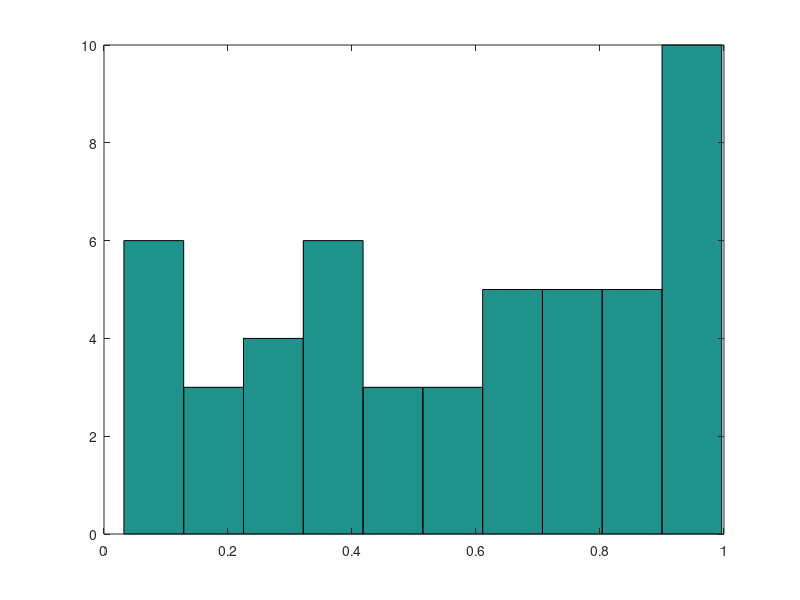
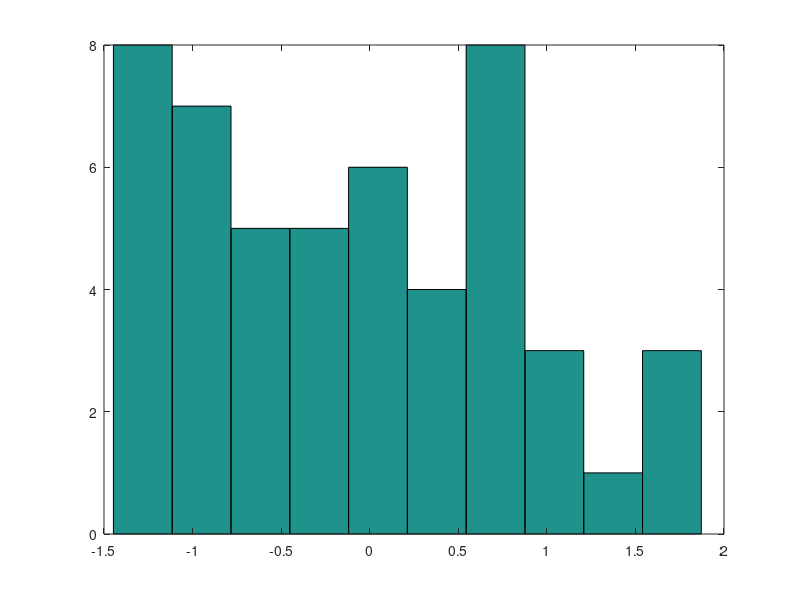

The MATLAB source for these figures, in order:
% Group Project 2 
% 

rand_data = rand(1,50);
randn_data = randn(1,50);
bu_football_data = []; 
bu_football_years = [];

figure
hist(rand_data);

figure
hist(randn_data);

%% statistics

rand_data_mean = mean(rand_data);
randn_data_mean = mean(randn_data);
bu_football_data = mean(bu_football_data);

rand_data_median = median(rand_data);
randn_data_median = median(randn_data);
bu_football_data_median = median(bu_football_data);

rand_data_std = std(rand_data);
randn_data_std = std(randn_data);
bu_football_data_std = std(bu_football_data);
